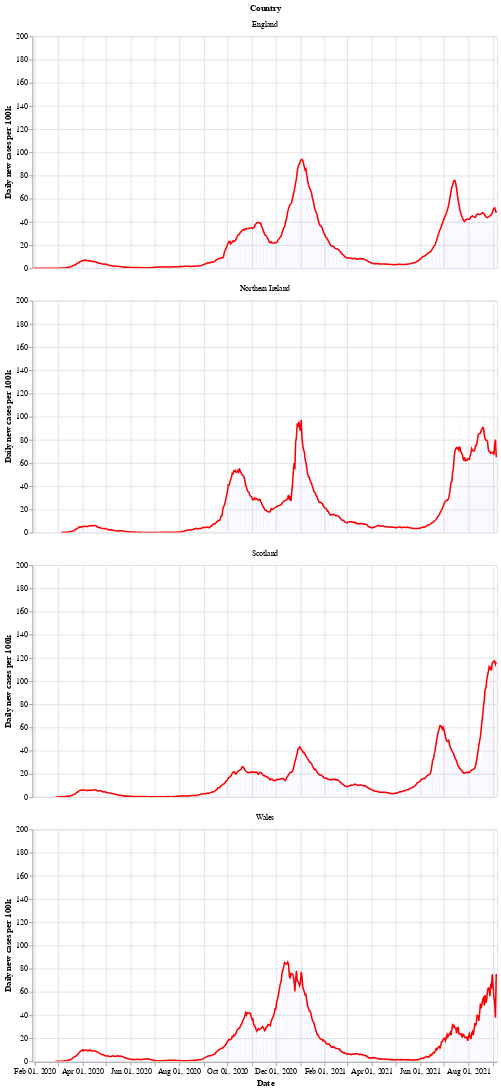

Notebook code for this chart:
### Markdown cell above
Next is a bar chart of the number of new cases in each country (per 100k population), with the 7 day moving average of cases. Again we see that Wales saw a longer period of raising and falling cases compared to the other countries.

After a period of cases falling, each nation is now seeing a rise in the number of cases - especially in Wales.

### Code cell
# collapse
bars = alt.Chart(uk_cases).mark_bar().encode(
    x=alt.X("yearmonthdate(date):T", axis=alt.Axis(title='Date')),
    y=alt.Y("newCasesRate:Q", axis=alt.Axis(title='Daily new cases per 100k')),
    tooltip='newCasesRate',
    color=alt.condition(
        alt.datum.dailyChange > 0,
        alt.value("orange"),  # The positive color
        alt.value("blue")  # The negative color
    )
).properties(title='New cases per 100k population with rolling 7 day average', width=600).interactive()
line = alt.Chart(uk_cases).mark_line(
    color='red',
    size=2,
).transform_window(
    rolling_mean='mean(newCasesRate)',
    frame=[0, 7],
    groupby=['areaName']
).encode(
    x='yearmonthdate(date):T',
    y='rolling_mean:Q'
)
alt.layer(line, bars, data=uk_cases).facet(alt.Row('areaName', title='Country'), columns=1)

### Figure 1 — Vega-Lite specification as saved in the notebook (floating-point values rounded to 4 significant figures; data arrays with more than 128 entries replaced by an {"elided": "..."} marker saying what was removed)
{"config": {"view": {"continuousWidth": 400, "continuousHeight": 300}}, "data": {"name": "data-24f5f5e9d344e3c0a919cfa35fbf4e6d"}, "facet": {"type": "nominal", "field": "areaName", "title": "Country"}, "spec": {"layer": [{"mark": {"type": "line", "color": "red", "size": 2}, "encoding": {"x": {"type": "temporal", "field": "date", "timeUnit": "yearmonthdate"}, "y": {"type": "quantitative", "field": "rolling_mean"}}, "transform": [{"window": [{"op": "mean", "field": "newCasesRate", "as": "rolling_mean"}], "frame": [0, 7], "groupby": ["areaName"]}]}, {"mark": "bar", "encoding": {"color": {"condition": {"value": "orange", "test": "(datum.dailyChange > 0)"}, "value": "blue"}, "tooltip": {"type": "quantitative", "field": "newCasesRate"}, "x": {"type": "temporal", "axis": {"title": "Date"}, "field": "date", "timeUnit": "yearmonthdate"}, "y": {"type": "quantitative", "axis": {"title": "Daily new cases per 100k"}, "field": "newCasesRate"}}, "selection": {"selector002": {"type": "interval", "bind": "scales", "encodings": ["x", "y"]}}, "title": "New cases per 100k population with rolling 7 day average", "width": 600}]}, "columns": 1, "$schema": "https://vega.github.io/schema/vega-lite/v4.8.1.json", "datasets": {"data-24f5f5e9d344e3c0a919cfa35fbf4e6d": {"elided": "2248 records"}}}
